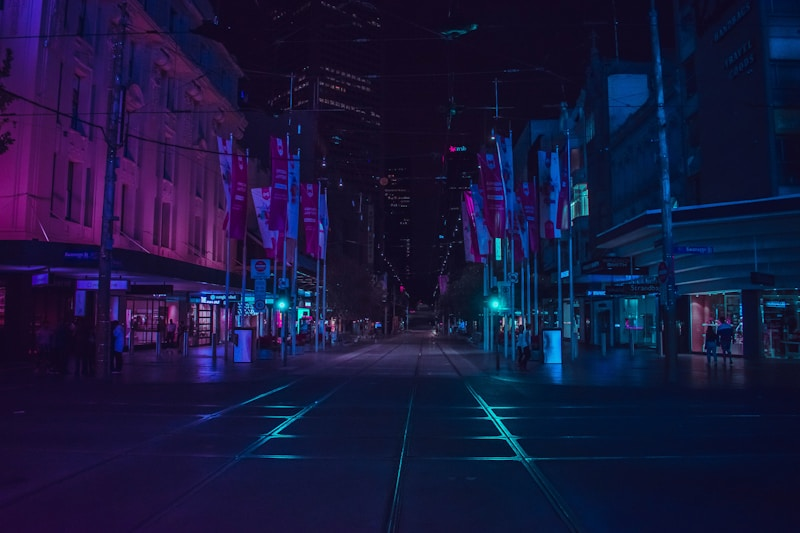
#> input picture sample_inputs/test_dark.jpg, 800 x 533 px
$ python -i enhancement.py   (imports and definitions only)
#> lines starting #> are read from the running program, lines starting #| are printed output that depends on the picture
#> further down, picture is the input picture: shape (533, 800, 3); mean B, G, R 61.6, 23, 23.5
import cv2
import numpy as np

def apply_gamma_correction(image, gamma=0.5):
    """
    Apply gamma correction to an image to enhance dark regions.
    gamma < 1.0 will make the image brighter.
    """
#> called with gamma = 0.5
    inv_gamma = 1.0 / gamma
    table = np.array([((i / 255.0) ** inv_gamma) * 255 for i in np.arange(0, 256)]).astype("uint8")
    return cv2.LUT(image, table)
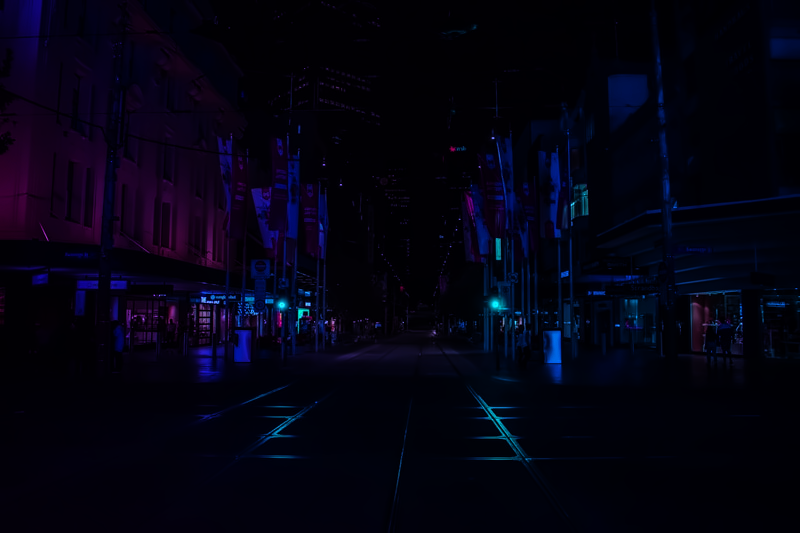
#> returned value: shape (533, 800, 3); mean of channels 0, 1, 2 17.7, 2.9, 3.7; drawn as B, G, R

def apply_clahe(image):
    """
    Apply Contrast Limited Adaptive Histogram Equalization (CLAHE).
    Converts image to LAB color space, applies CLAHE to L-channel, and converts back.
    """
    # Convert from BGR to LAB color space
    lab = cv2.cvtColor(image, cv2.COLOR_BGR2LAB)
#> lab: shape (533, 800, 3); mean of channels 0, 1, 2 4, 132, 120.9
    l, a, b = cv2.split(lab)
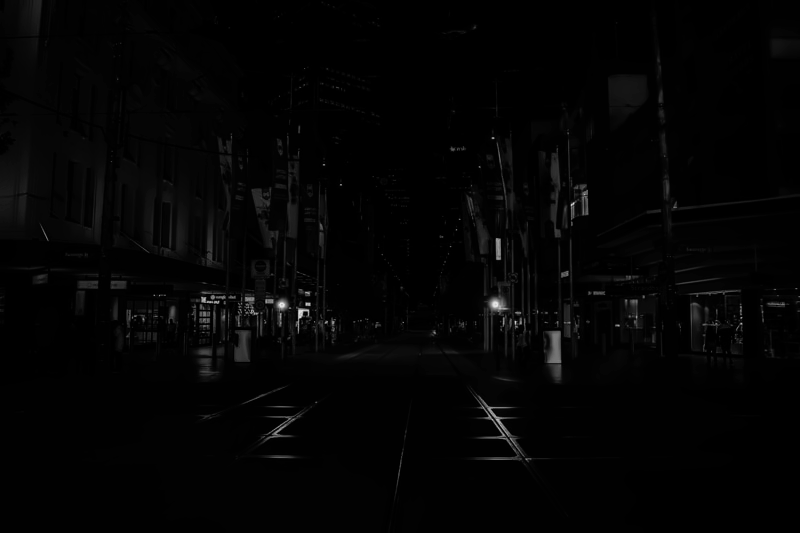
#> l: shape (533, 800); min 0, max 231, mean 4
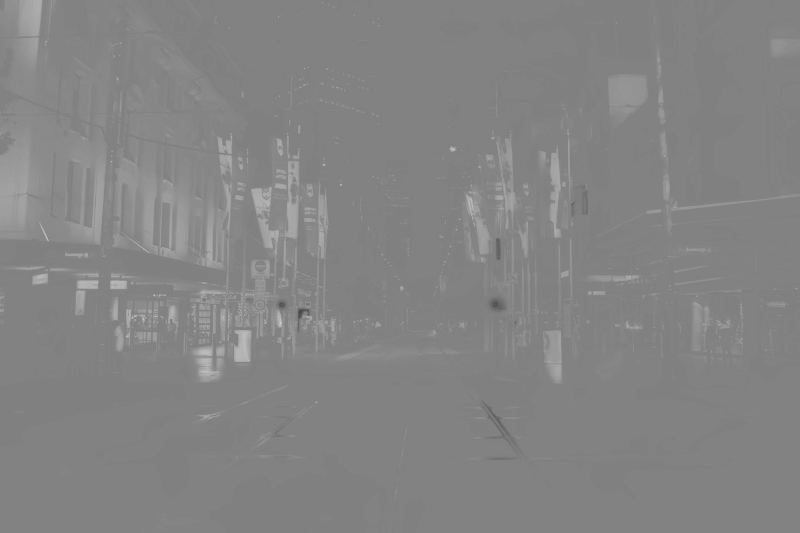
#> a: shape (533, 800); min 71, max 209, mean 132
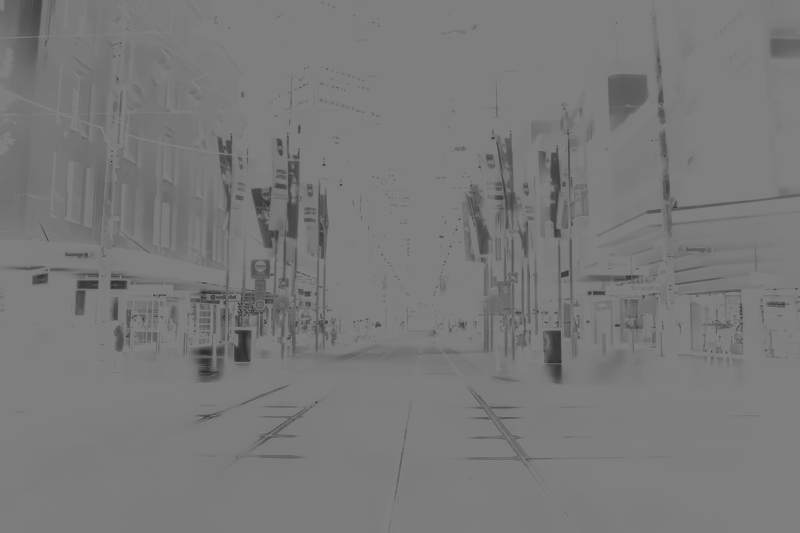
#> b: shape (533, 800); min 39, max 133, mean 120.9

    # Create a CLAHE object
    clahe = cv2.createCLAHE(clipLimit=2.0, tileGridSize=(8, 8))

    # Apply CLAHE to L-channel
    cl = clahe.apply(l)
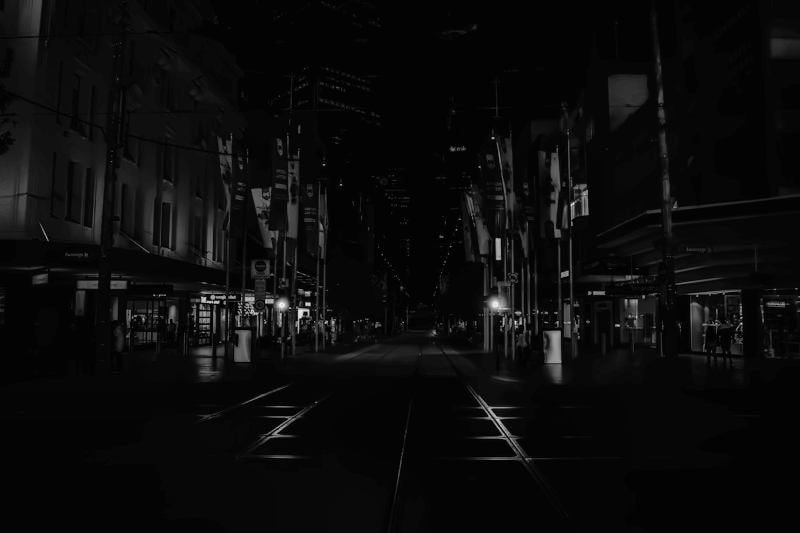
#> cl: shape (533, 800); min 1, max 240, mean 11.4

    # Merge channels back and convert to BGR
    limg = cv2.merge((cl, a, b))
#> limg: shape (533, 800, 3); mean of channels 0, 1, 2 11.4, 132, 120.9
    enhanced_img = cv2.cvtColor(limg, cv2.COLOR_LAB2BGR)
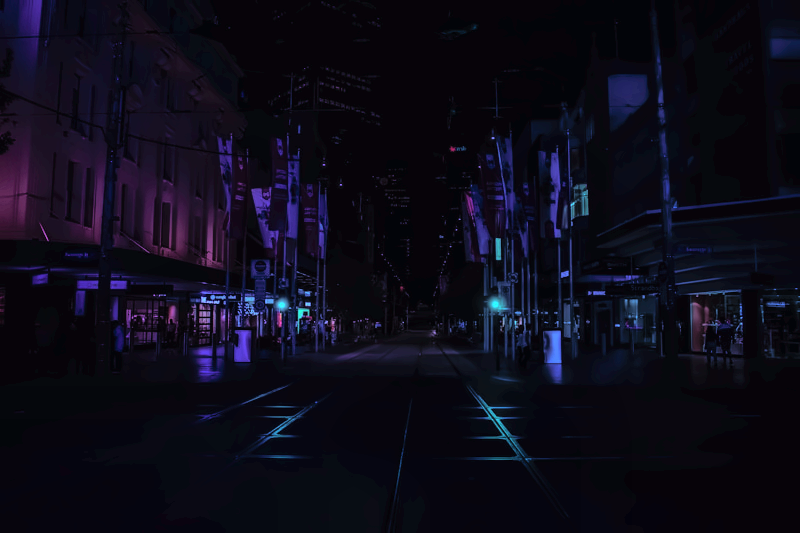
#> enhanced_img: shape (533, 800, 3); mean B, G, R 25.2, 11.4, 13.1
    return enhanced_img

def enhance_low_light_image(image, use_gamma=True, use_clahe=True, gamma_val=0.5):
    """
    Combines gamma correction and CLAHE for low light enhancement.
    """
    enhanced = image.copy()

    # Optional basic noise reduction to remove speckles in dark areas
    enhanced = cv2.fastNlMeansDenoisingColored(enhanced, None, 5, 5, 7, 21)

    if use_gamma:
        enhanced = apply_gamma_correction(enhanced, gamma=gamma_val)

    if use_clahe:
        enhanced = apply_clahe(enhanced)

    return enhanced

>>> import cv2
>>> picture = cv2.imread('sample_inputs/test_dark.jpg')
>>> result = enhance_low_light_image(picture)
